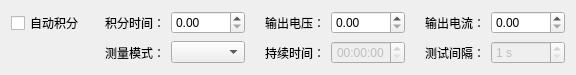
<?xml version="1.0" encoding="UTF-8"?>
<ui version="4.0">
 <class>HTestSetWidget2100DC</class>
 <widget class="QWidget" name="HTestSetWidget2100DC">
  <property name="geometry">
   <rect>
    <x>0</x>
    <y>0</y>
    <width>576</width>
    <height>64</height>
   </rect>
  </property>
  <property name="windowTitle">
   <string>Form</string>
  </property>
  <layout class="QGridLayout" name="gridLayout">
   <item row="0" column="0">
    <widget class="QCheckBox" name="checkBox_1">
     <property name="sizePolicy">
      <sizepolicy hsizetype="Minimum" vsizetype="Fixed">
       <horstretch>0</horstretch>
       <verstretch>0</verstretch>
      </sizepolicy>
     </property>
     <property name="text">
      <string>自动积分</string>
     </property>
    </widget>
   </item>
   <item row="1" column="4">
    <widget class="QTimeEdit" name="timeEdit_1">
     <property name="enabled">
      <bool>false</bool>
     </property>
     <property name="frame">
      <bool>true</bool>
     </property>
     <property name="alignment">
      <set>Qt::AlignCenter</set>
     </property>
     <property name="displayFormat">
      <string>HH:mm:ss</string>
     </property>
    </widget>
   </item>
   <item row="1" column="3">
    <widget class="QLabel" name="label_007">
     <property name="minimumSize">
      <size>
       <width>72</width>
       <height>0</height>
      </size>
     </property>
     <property name="text">
      <string>持续时间：</string>
     </property>
     <property name="alignment">
      <set>Qt::AlignRight|Qt::AlignTrailing|Qt::AlignVCenter</set>
     </property>
     <property name="buddy">
      <cstring>comboBox_1</cstring>
     </property>
    </widget>
   </item>
   <item row="1" column="1">
    <widget class="QLabel" name="label_003">
     <property name="minimumSize">
      <size>
       <width>72</width>
       <height>0</height>
      </size>
     </property>
     <property name="text">
      <string>测量模式：</string>
     </property>
     <property name="alignment">
      <set>Qt::AlignRight|Qt::AlignTrailing|Qt::AlignVCenter</set>
     </property>
     <property name="buddy">
      <cstring>comboBox_1</cstring>
     </property>
    </widget>
   </item>
   <item row="1" column="2">
    <widget class="QComboBox" name="comboBox_1"/>
   </item>
   <item row="0" column="1">
    <widget class="QLabel" name="label_001">
     <property name="minimumSize">
      <size>
       <width>72</width>
       <height>0</height>
      </size>
     </property>
     <property name="text">
      <string>积分时间：</string>
     </property>
     <property name="alignment">
      <set>Qt::AlignRight|Qt::AlignTrailing|Qt::AlignVCenter</set>
     </property>
     <property name="buddy">
      <cstring>doubleSpinBox_1</cstring>
     </property>
    </widget>
   </item>
   <item row="0" column="2">
    <widget class="QDoubleSpinBox" name="doubleSpinBox_1"/>
   </item>
   <item row="0" column="3">
    <widget class="QLabel" name="label_002">
     <property name="minimumSize">
      <size>
       <width>72</width>
       <height>0</height>
      </size>
     </property>
     <property name="text">
      <string>输出电压：</string>
     </property>
     <property name="alignment">
      <set>Qt::AlignRight|Qt::AlignTrailing|Qt::AlignVCenter</set>
     </property>
     <property name="buddy">
      <cstring>doubleSpinBox_1</cstring>
     </property>
    </widget>
   </item>
   <item row="0" column="4">
    <widget class="QDoubleSpinBox" name="doubleSpinBox_2"/>
   </item>
   <item row="0" column="5">
    <widget class="QLabel" name="label_004">
     <property name="minimumSize">
      <size>
       <width>72</width>
       <height>0</height>
      </size>
     </property>
     <property name="text">
      <string>输出电流：</string>
     </property>
     <property name="alignment">
      <set>Qt::AlignRight|Qt::AlignTrailing|Qt::AlignVCenter</set>
     </property>
     <property name="buddy">
      <cstring>doubleSpinBox_1</cstring>
     </property>
    </widget>
   </item>
   <item row="0" column="6">
    <widget class="QDoubleSpinBox" name="doubleSpinBox_3"/>
   </item>
   <item row="1" column="5">
    <widget class="QLabel" name="label_008">
     <property name="minimumSize">
      <size>
       <width>72</width>
       <height>0</height>
      </size>
     </property>
     <property name="text">
      <string>测试间隔：</string>
     </property>
     <property name="alignment">
      <set>Qt::AlignRight|Qt::AlignTrailing|Qt::AlignVCenter</set>
     </property>
     <property name="buddy">
      <cstring>comboBox_1</cstring>
     </property>
    </widget>
   </item>
   <item row="1" column="6">
    <widget class="QSpinBox" name="spinBox_1">
     <property name="enabled">
      <bool>false</bool>
     </property>
     <property name="suffix">
      <string> s</string>
     </property>
     <property name="minimum">
      <number>1</number>
     </property>
     <property name="maximum">
      <number>1000</number>
     </property>
    </widget>
   </item>
  </layout>
 </widget>
 <resources/>
 <connections/>
</ui>
